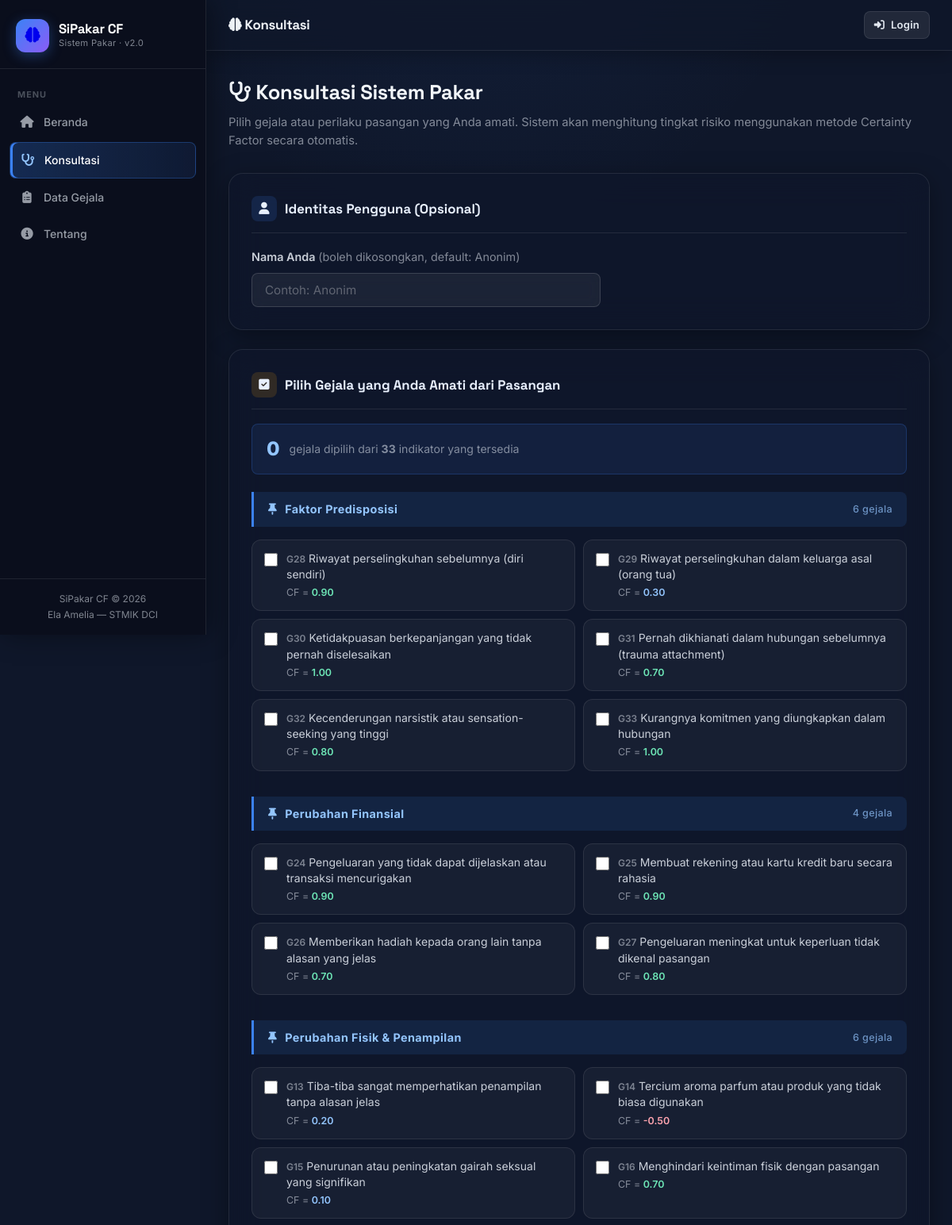
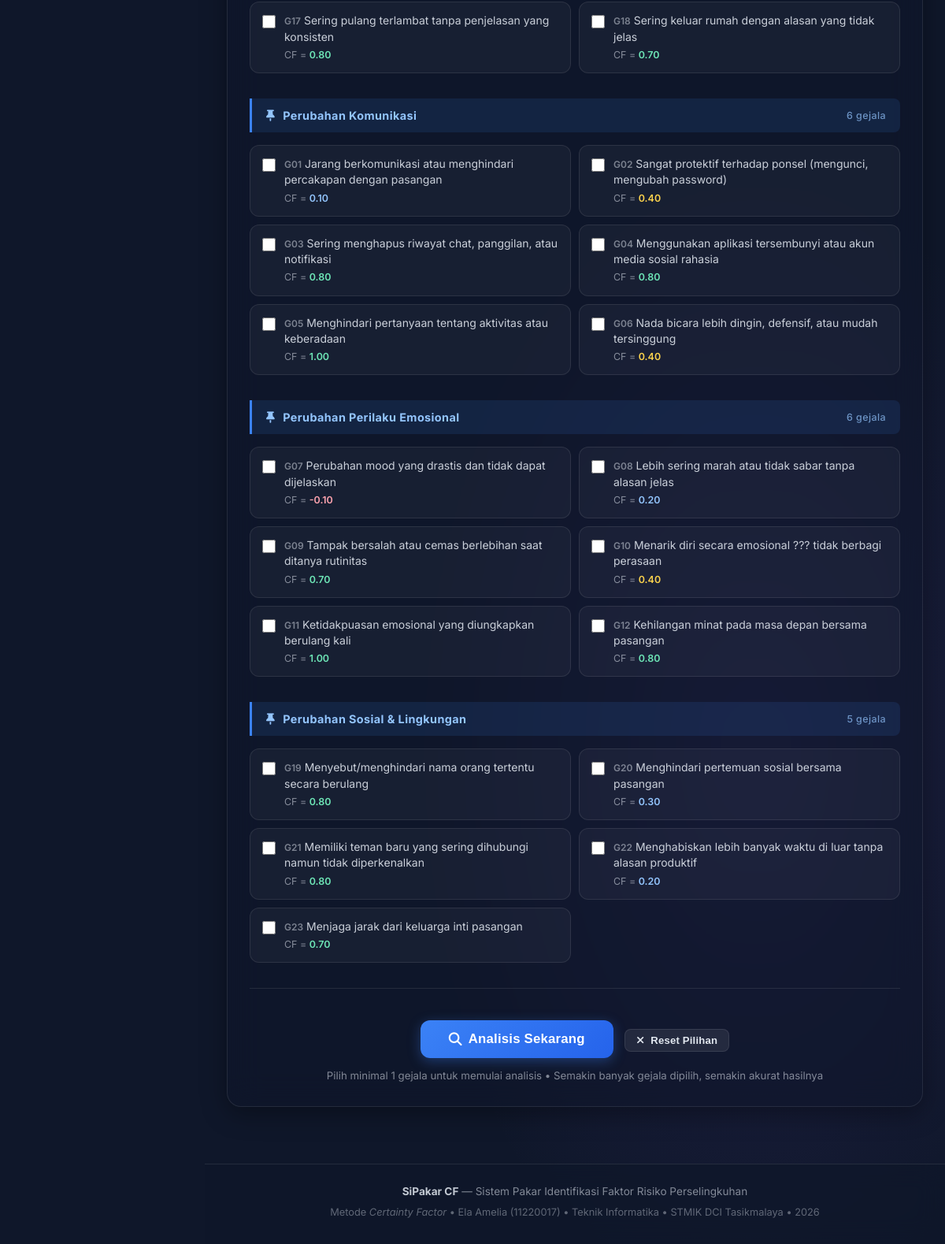
/pages/konsultasi.php, run on the app's committed database (2 pictures, top to bottom).
### tables this page shows
CREATE TABLE `gejala` (
  `id` int(11) NOT NULL AUTO_INCREMENT,
  `kode` varchar(10) NOT NULL,
  `nama` text NOT NULL,
  `kategori` varchar(80) NOT NULL,
  `mb` decimal(3,2) NOT NULL COMMENT 'Measure of Belief (0-1)',
  `md` decimal(3,2) NOT NULL COMMENT 'Measure of Disbelief (0-1)',
  `cf` decimal(4,2) NOT NULL COMMENT 'Certainty Factor = MB - MD',
  PRIMARY KEY (`id`),
  UNIQUE KEY `kode` (`kode`)
);

### pages/konsultasi.php (the view, shortened to what this page needs)
<?php
require_once '../includes/config.php';
$hasil = null;
$semuaGejala = [];
$q2 = $conn->query("SELECT * FROM gejala ORDER BY kategori, kode");
while ($row = $q2->fetch_assoc()) {
    $semuaGejala[$row['kategori']][] = $row;
}
require_once '../includes/header.php';
?>
<div class="page-header">
    <div class="page-title"><i class="fas fa-stethoscope"></i> Konsultasi Sistem Pakar</div>
    <div class="page-sub">Pilih gejala atau perilaku pasangan yang Anda amati. Sistem akan menghitung tingkat risiko menggunakan metode Certainty Factor secara otomatis.</div>
</div>
<?php if ($hasil): ?>
<div class="hasil-box animate-up" style="background:<?= $hasil['info']['bg'] ?>;">
    <div class="hasil-icon"><?= $hasil['info']['icon'] ?></div>
    <div class="hasil-cf">CF = <?= number_format($hasil['cf'], 3) ?></div>
    <div class="hasil-level"><?= $hasil['info']['level'] ?></div>
    <div class="risk-meter">
        <div class="risk-meter-fill" style="width:<?= min(100, $hasil['cf'] * 100) ?>%; background:<?= $hasil['info']['accent'] ?>;"></div>
    </div>
    <div class="hasil-meta"><?= $hasil['jumlah_gejala'] ?> gejala dipilih &bull; Analisis untuk: <strong><?= $hasil['nama'] ?></strong></div>
</div>
<div class="saran-box">
    <div class="saran-label"><i class="fas fa-lightbulb"></i> Saran &amp; Rekomendasi</div>
    <?= $hasil['info']['saran'] ?>
</div>
<div class="card">
    <div class="card-title">
        <span class="title-icon" style="background:rgba(139,92,246,0.15);"><i class="fas fa-ruler-combined"></i></span>
        Detail Perhitungan Certainty Factor
    </div>
    <div class="table-wrap">
        <table>
            <thead>
                <tr>
                    <th class="td-center">No</th>
                    <th>Kode</th>
                    <th>Deskripsi Gejala</th>
                    <th>Kategori</th>
                    <th class="td-center">MB</th>
                    <th class="td-center">MD</th>
                    <th class="td-center">CF</th>
                    <th class="td-center">CF Kombinasi</th>
                </tr>
            </thead>
            <tbody>
            <?php
            $cfKombinasi = 0.0;
            foreach ($hasil['gejala'] as $i => $g):
                $cfKombinasi = ($i === 0)
                    ? (float)$g['cf']
                    : $cfKombinasi + (float)$g['cf'] * (1 - $cfKombinasi);
                $cfKombinasi = round($cfKombinasi, 3);
                $cfGVal = (float)$g['cf'];
            ?>
                <tr>
                    <td class="td-center" style="color:var(--text-muted)"><?= $i + 1 ?></td>
                    <td><strong style="color:#93c5fd;"><?= $g['kode'] ?></strong></td>
                    <td style="font-size:0.83rem"><?= htmlspecialchars($g['nama']) ?></td>
                    <td><span class="<?= katClass($g['kategori']) ?>" style="font-size:0.72rem;"><?= htmlspecialchars($g['kategori']) ?></span></td>
                    <td class="td-center"><?= number_format((float)$g['mb'], 2) ?></td>
                    <td class="td-center"><?= number_format((float)$g['md'], 2) ?></td>
                    <td class="td-center">
                        <strong style="color:<?= $cfGVal >= 0.7 ? '#6ee7b7' : ($cfGVal >= 0.4 ? '#fcd34d' : ($cfGVal < 0 ? '#fda4af' : '#93c5fd')) ?>;">
                            <?= number_format($cfGVal, 2) ?>
                        </strong>
                    </td>
                    <td class="td-center">
                        <strong style="color:<?= $hasil['info']['color'] ?>;"><?= number_format($cfKombinasi, 3) ?></strong>
                    </td>
                </tr>
            <?php endforeach; ?>
            </tbody>
        </table>
    </div>
    <div class="alert alert-info" style="margin-top:16px;margin-bottom:0;">
        <span class="alert-icon"><i class="fas fa-ruler-combined"></i></span>
        <div>
            <strong>Formula Kombinasi:</strong> CF_baru = CF_lama + CF_gejala &times; (1 &minus; CF_lama) &bull;
            <strong>Nilai CF Akhir: <?= number_format($hasil['cf'], 3) ?></strong> &bull;
            <span class="risk-badge" style="background:<?= riskColor($hasil['info']['level']) ?>;"><?= $hasil['info']['level'] ?></span>
        </div>
    </div>
</div>
<div style="text-align:center;margin-top:8px;display:flex;justify-content:center;gap:12px;flex-wrap:wrap;">
    <a href="konsultasi.php" class="btn btn-primary"><i class="fas fa-rotate"></i> Konsultasi Ulang</a>
    <a href="../index.php"   class="btn btn-ghost"><i class="fas fa-house"></i> Beranda</a>
</div>
<?php else: ?>
<form method="POST" class="konsultasi-form" id="formKonsultasi">
    <div class="card">
        <div class="card-title">
            <span class="title-icon" style="background:rgba(59,130,246,0.15);"><i class="fas fa-user"></i></span>
            Identitas Pengguna (Opsional)
        </div>
        <div class="nama-input">
            <label for="nama_pengguna">Nama Anda <span style="color:var(--text-muted);font-weight:400;"><?= isUser() ? '(otomatis terisi nama akun Anda)' : '(boleh dikosongkan, default: Anonim)' ?></span></label>
            <input type="text" id="nama_pengguna" name="nama_pengguna" class="form-input"
                   placeholder="<?= isUser() ? htmlspecialchars($_SESSION['user_nama'] ?? '') : 'Contoh: Anonim' ?>"
                   value="<?= isUser() ? htmlspecialchars($_SESSION['user_nama'] ?? '') : '' ?>"
                   maxlength="100" autocomplete="off">
        </div>
    </div>
    <div class="card">
        <div class="card-title">
            <span class="title-icon" style="background:rgba(245,158,11,0.15);"><i class="fas fa-square-check"></i></span>
            Pilih Gejala yang Anda Amati dari Pasangan
        </div>
        <div class="counter-bar" id="counterBar">
            <span class="counter-num" id="counterNum">0</span>
            <span>gejala dipilih dari <strong><?= array_sum(array_map('count', $semuaGejala)) ?></strong> indikator yang tersedia</span>
        </div>
        <?php foreach ($semuaGejala as $kategori => $gejalas): ?>
        <div class="kategori-section">
            <div class="kategori-title">
                <span><?= katIcon($kategori) ?></span>
                <?= htmlspecialchars($kategori) ?>
                <span style="margin-left:auto;font-size:0.78rem;font-weight:500;opacity:0.7;"><?= count($gejalas) ?> gejala</span>
            </div>
            <div class="gejala-grid">
                <?php foreach ($gejalas as $g):
                    $cfG = (float)$g['cf'];
                    $cfColor = $cfG >= 0.7 ? '#6ee7b7' : ($cfG >= 0.4 ? '#fcd34d' : ($cfG < 0 ? '#fda4af' : '#93c5fd'));
                ?>
                <div class="gejala-item" id="item-<?= $g['id'] ?>">
                    <input type="checkbox" id="g<?= $g['id'] ?>" name="gejala[]" value="<?= $g['id'] ?>"
                           data-cf="<?= $cfG ?>" onchange="updateCounter(this)">
                    <label for="g<?= $g['id'] ?>">
                        <span style="color:rgba(226,232,240,0.5);font-size:0.75rem;font-weight:600;"><?= $g['kode'] ?></span>
                        <?= htmlspecialchars($g['nama']) ?>
                        <span class="cf-text">CF = <span style="color:<?= $cfColor ?>;font-weight:600;"><?= number_format($cfG, 2) ?></span></span>
                    </label>
                </div>
                <?php endforeach; ?>
            </div>
        </div>
        <?php endforeach; ?>
        <hr class="divider">
        <div class="form-actions">
            <button type="submit" class="btn btn-primary btn-lg" id="btnSubmit">
                <i class="fas fa-magnifying-glass"></i> Analisis Sekarang
            </button>
            <button type="button" class="btn btn-ghost btn-sm" onclick="resetForm()" style="margin-left:10px;">
                <i class="fas fa-xmark"></i> Reset Pilihan
            </button>
            <div style="margin-top:12px;color:var(--text-muted);font-size:0.83rem;">
                Pilih minimal 1 gejala untuk memulai analisis &bull; Semakin banyak gejala dipilih, semakin akurat hasilnya
            </div>
        </div>
    </div>
</form>
<?php endif; ?>
<?php require_once '../includes/footer.php'; ?>

### data on the page
gejala: kode "G28", nama "Riwayat perselingkuhan sebelumnya (diri sendiri)", cf "0.90"
gejala: kode "G29", nama "Riwayat perselingkuhan dalam keluarga asal (orang tua)", cf "0.30"
gejala: kode "G30", nama "Ketidakpuasan berkepanjangan yang tidak pernah diselesaikan", cf "1.00"
gejala: kode "G31", nama "Pernah dikhianati dalam hubungan sebelumnya (trauma attachment)", cf "0.70"
gejala: kode "G32", nama "Kecenderungan narsistik atau sensation-seeking yang tinggi", cf "0.80"
gejala: kode "G33", nama "Kurangnya komitmen yang diungkapkan dalam hubungan", cf "1.00"
gejala: kode "G24", nama "Pengeluaran yang tidak dapat dijelaskan atau transaksi mencurigakan", cf "0.90"
gejala: kode "G25", nama "Membuat rekening atau kartu kredit baru secara rahasia", cf "0.90"
gejala: kode "G26", nama "Memberikan hadiah kepada orang lain tanpa alasan yang jelas", cf "0.70"
gejala: kode "G27", nama "Pengeluaran meningkat untuk keperluan tidak dikenal pasangan", cf "0.80"
gejala: kode "G13", nama "Tiba-tiba sangat memperhatikan penampilan tanpa alasan jelas", cf "0.20"
gejala: kode "G14", nama "Tercium aroma parfum atau produk yang tidak biasa digunakan", cf "-0.50"
gejala: kode "G15", nama "Penurunan atau peningkatan gairah seksual yang signifikan", cf "0.10"
gejala: kode "G16", nama "Menghindari keintiman fisik dengan pasangan", cf "0.70"
gejala: kode "G17", nama "Sering pulang terlambat tanpa penjelasan yang konsisten", cf "0.80"
gejala: kode "G18", nama "Sering keluar rumah dengan alasan yang tidak jelas", cf "0.70"
gejala: kode "G01", nama "Jarang berkomunikasi atau menghindari percakapan dengan pasangan", cf "0.10"
gejala: kode "G02", nama "Sangat protektif terhadap ponsel (mengunci, mengubah password)", cf "0.40"
gejala: kode "G03", nama "Sering menghapus riwayat chat, panggilan, atau notifikasi", cf "0.80"
gejala: kode "G04", nama "Menggunakan aplikasi tersembunyi atau akun media sosial rahasia", cf "0.80"
gejala: kode "G05", nama "Menghindari pertanyaan tentang aktivitas atau keberadaan", cf "1.00"
gejala: kode "G06", nama "Nada bicara lebih dingin, defensif, atau mudah tersinggung", cf "0.40"
gejala: kode "G07", nama "Perubahan mood yang drastis dan tidak dapat dijelaskan", cf "-0.10"
gejala: kode "G08", nama "Lebih sering marah atau tidak sabar tanpa alasan jelas", cf "0.20"
gejala: kode "G09", nama "Tampak bersalah atau cemas berlebihan saat ditanya rutinitas", cf "0.70"
gejala: kode "G10", nama "Menarik diri secara emosional ??? tidak berbagi perasaan", cf "0.40"
gejala: kode "G11", nama "Ketidakpuasan emosional yang diungkapkan berulang kali", cf "1.00"
gejala: kode "G12", nama "Kehilangan minat pada masa depan bersama pasangan", cf "0.80"
gejala: kode "G19", nama "Menyebut/menghindari nama orang tertentu secara berulang", cf "0.80"
gejala: kode "G20", nama "Menghindari pertemuan sosial bersama pasangan", cf "0.30"
gejala: kode "G21", nama "Memiliki teman baru yang sering dihubungi namun tidak diperkenalkan", cf "0.80"
gejala: kode "G22", nama "Menghabiskan lebih banyak waktu di luar tanpa alasan produktif", cf "0.20"
gejala: kode "G23", nama "Menjaga jarak dari keluarga inti pasangan", cf "0.70"

### other printed values
$topbarTitles[$activePage ?? ''] "Konsultasi"
array_sum(array_map('count', $semuaGejala)) "33"
$kategori "Faktor Predisposisi"
count($gejalas) "6"
$kategori "Perubahan Finansial"
count($gejalas) "4"
$kategori "Perubahan Fisik & Penampilan"
$kategori "Perubahan Komunikasi"
$kategori "Perubahan Perilaku Emosional"
$kategori "Perubahan Sosial & Lingkungan"
count($gejalas) "5"
